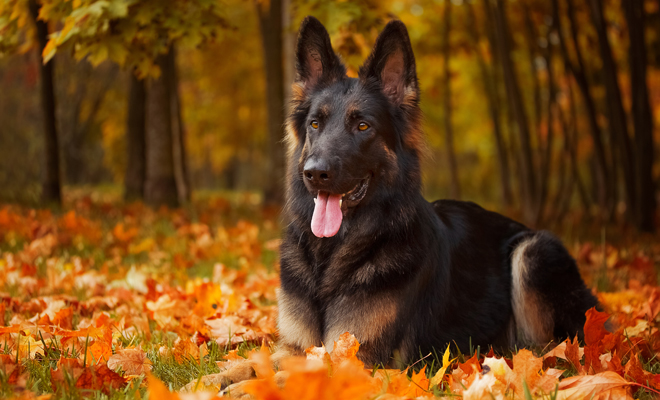
//> input picture Practicas/Practica 4/Hayde/Images/imagen2.jpg, 660 x 400 px
$ ./ejercicio3   (built with g++ and OpenCV 4)
//> lines starting //> are read from the running program, lines starting //| are printed output that depends on the picture
#include <opencv2/opencv.hpp>
#include <bits/stdc++.h>
using namespace cv;
using namespace std;

int main(){
    int m=90;
    Mat img = imread("imagen2.jpg");
//> img is the input picture: 400 rows x 660 cols, CV_8UC3; mean B, G, R 22.4, 67.9, 111.4
    Mat mapa1(img.size(), CV_32FC1);
    Mat mapa2(img.size(), CV_32FC1);
    for (int y= 0;
         y<img.size().height; y++)
    for (int x= 0; x<img.size().width; x++) {
        mapa1.at<float>(y, x)= x - x%m + y%m;      // Mapa 1
        mapa2.at<float>(y, x)= y - y%m + x%m;      // Mapa 2
    }
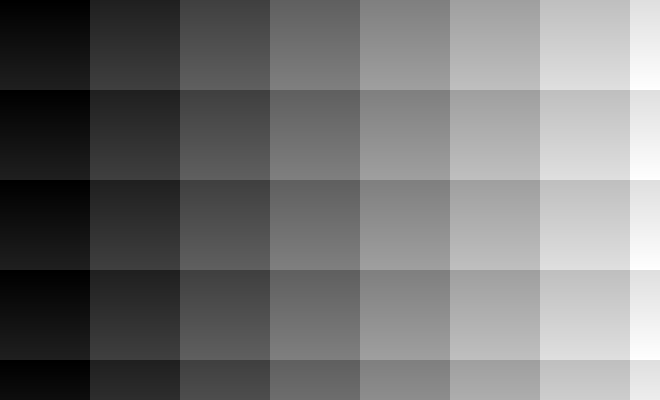
//> mapa1: 400 rows x 660 cols, CV_32FC1; min 0, max 719, mean 328.4; drawn with min black and max white
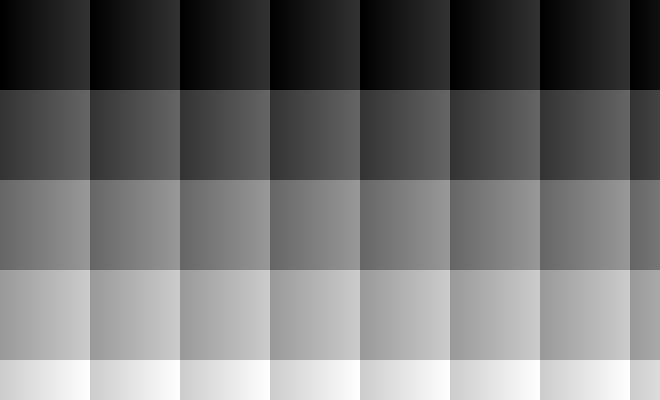
//> mapa2: 400 rows x 660 cols, CV_32FC1; min 0, max 449, mean 200.6; drawn with min black and max white
    Mat resultado;
    remap (img, resultado, mapa1, mapa2, INTER_NEAREST);
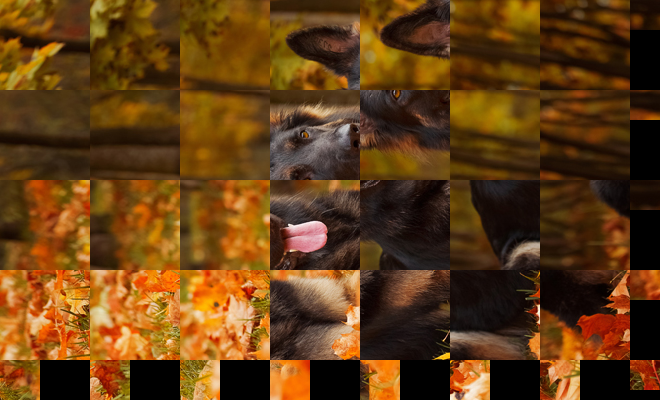
//> resultado: 400 rows x 660 cols, CV_8UC3; mean B, G, R 20.4, 60.8, 98.6
    imwrite ( "3_Transformacion_Acristalado_Prueba2_90.jpg", resultado);
    cout<< " Transformación Generada ... \n ";
    return 0;
}

$ run again, with Practicas/Practica 4/Hayde/Images/imagen1.jpg copied over Practicas/Practica 4/Hayde/Images/imagen2.jpg
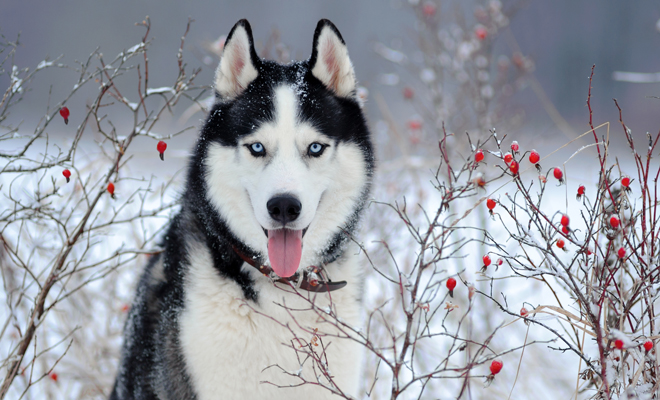
//> input picture Practicas/Practica 4/Hayde/Images/imagen1.jpg, 660 x 400 px
//> img is the input picture: 400 rows x 660 cols, CV_8UC3; mean B, G, R 162.3, 153.9, 150.9
//> `remap (img, resultado, mapa1, mapa2, INTER_NEAREST);`:
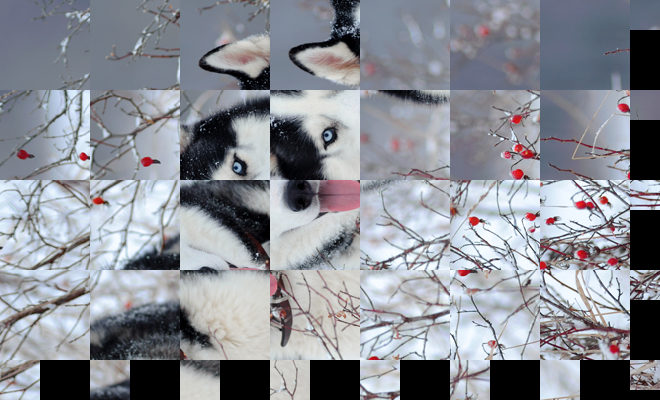
//> resultado: 400 rows x 660 cols, CV_8UC3; mean B, G, R 148.7, 140.9, 137.9
